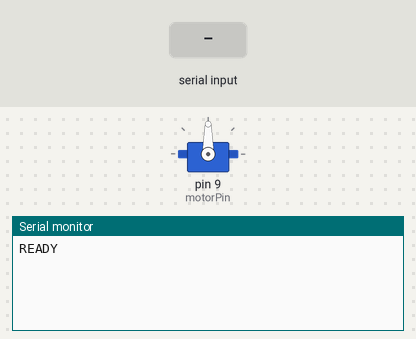
Bench run of a sketch on a simulated Arduino Uno, built with avr-gcc and run on an emulated ATmega328P. Parts: servo, the last lines printed to the serial monitor. The inputs (shaded band) are chosen by the test bench.

Above: at 1.2 s.
1.3 s: "ARM\n" received over Serial
At 2.6 s:
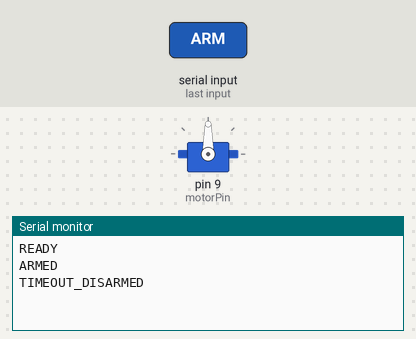
3.1 s: "DISARM\n" received over Serial
At 4.4 s:
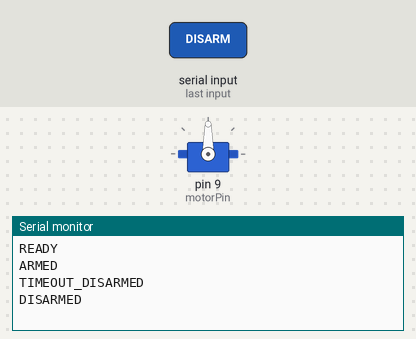

The sketch:

s550_motor.ino
```cpp
#include <Servo.h>
#include <stdlib.h>
#include <string.h>

Servo motor;

const int motorPin = 9;

const int neutralPulse = 1500;
const int minPulse = 1250;
const int maxPulse = 1750;

const unsigned long commandTimeout = 350;

bool motorArmed = false;
unsigned long lastCommandTime = 0;

char commandBuffer[24];
byte commandIndex = 0;

void stopMotor() {
  motor.writeMicroseconds(neutralPulse);
}

void disarmMotor() {
  motorArmed = false;
  stopMotor();
}

void armMotor() {
  if (motorArmed) return;

  stopMotor();
  motorArmed = true;
  lastCommandTime = millis();

  Serial.println("ARMED");
}

void processCommand(char* command) {

  if (strcmp(command, "ARM") == 0) {
    armMotor();
    return;
  }

  if (strcmp(command, "DISARM") == 0) {
    disarmMotor();
    Serial.println("DISARMED");
    return;
  }

  if (!motorArmed) return;

  if (command[0] == 'P') {

    char* endPointer;
    long pulse = strtol(command + 1, &endPointer, 10);

    if (endPointer == command + 1 || *endPointer != '\0') {
      return;
    }

    if (pulse >= minPulse && pulse <= maxPulse) {
      motor.writeMicroseconds((int)pulse);
      lastCommandTime = millis();
    }
  }
}

void setup() {
  Serial.begin(9600);

  // Attach once and maintain a neutral PWM signal.
  motor.writeMicroseconds(neutralPulse);
  motor.attach(motorPin, 500, 2500);
  stopMotor();

  motorArmed = false;

  Serial.println("READY");
}

void loop() {

  while (Serial.available() > 0) {

    char incoming = Serial.read();

    if (incoming == '\n') {
      commandBuffer[commandIndex] = '\0';
      processCommand(commandBuffer);
      commandIndex = 0;
    }
    else if (incoming != '\r') {

      if (commandIndex < sizeof(commandBuffer) - 1) {
        commandBuffer[commandIndex++] = incoming;
      }
      else {
        commandIndex = 0;
      }
    }
  }

  if (motorArmed &&
      millis() - lastCommandTime > commandTimeout) {

    disarmMotor();
    Serial.println("TIMEOUT_DISARMED");
  }
}
```

Measured:
- after the input at 1.3 s, the serial monitor: prints a new line at once (image 1)
- after the input at 3.1 s, the serial monitor: prints a new line at once (image 2)
